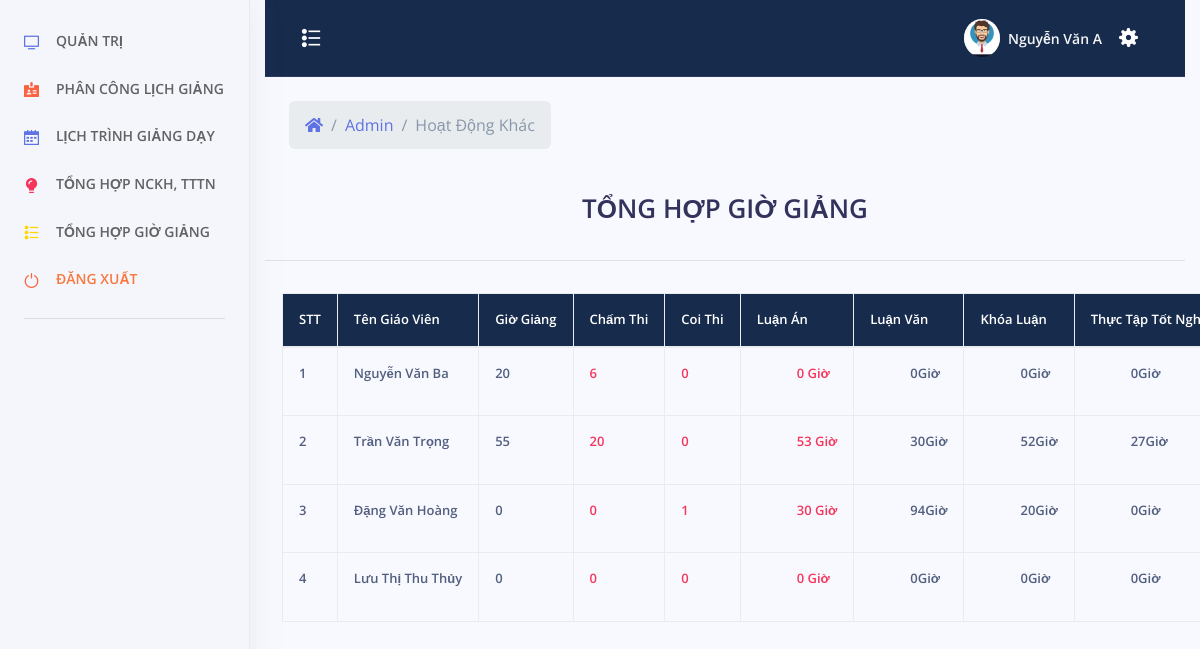
/admin/index.php?menu=hoatdongkhac (signed in), run on the app's committed database.
### tables this page shows
CREATE TABLE `tai_khoan` (
  `id_tai_khoan` int(11) NOT NULL,
  `ten_tai_khoan` varchar(30) NOT NULL,
  `mat_khau` varchar(100) NOT NULL,
  `nhom_tai_khoan` tinyint(2) NOT NULL,
  `ten_sinh_vien` varchar(100) NOT NULL,
  `sdt` varchar(20) NOT NULL,
  `ngay_sinh` varchar(50) NOT NULL,
  `ngay_tao` datetime NOT NULL
);

CREATE TABLE `lop_hoc` (
  `id_lop` int(11) NOT NULL,
  `ten_lop` varchar(50) NOT NULL,
  `chuyen_nganh` varchar(50) NOT NULL,
  `thoi_gian` int(11) NOT NULL,
  `thoi_khoa_bieu` longtext NOT NULL,
  `quy_mo` varchar(50) NOT NULL,
  `id_gvphutrach` int(11) NOT NULL,
  `id_gvthamgia` int(11) NOT NULL,
  `thoigian_gv_phutrach` int(11) NOT NULL,
  `thoigian_gv_thamgia` int(11) NOT NULL,
  `thoigian_chitiet_gvphutrach` int(11) NOT NULL,
  `thoigian_chitiet_gvthamgia` int(11) NOT NULL,
  `he` varchar(50) NOT NULL,
  `so_gio_ly_thuyet` int(11) NOT NULL,
  `so_gio_ly_thuyet_gvphutrach` int(11) NOT NULL,
  `so_gio_ly_thuyet_gvthamgia` int(11) NOT NULL,
  `xemina` int(11) NOT NULL,
  `xemina_gvphutrach` int(11) NOT NULL,
  `xemina_gvthamgia` int(11) NOT NULL,
  `thaoluan` int(11) NOT NULL,
  `thaoluan_gvphutrach` int(11) NOT NULL,
  `thaoluan_gvthamgia` int(11) NOT NULL,
  `hinh_thuc_thi` varchar(50) NOT NULL,
  `tong_gio_gvphutrach` int(11) NOT NULL,
  `tong_gio_gvthamgia` int(11) NOT NULL,
  `ghi-chu` varchar(500) NOT NULL
);

CREATE TABLE `cham_thi` (
  `id_chamthi` int(11) NOT NULL,
  `id_lop` int(11) NOT NULL,
  `thi_viet` int(11) NOT NULL,
  `thi_tieu_luan` int(11) NOT NULL,
  `thi_van_dap` int(11) NOT NULL,
  `thi_tot_nghiep` int(11) NOT NULL,
  `id_giaovien` int(11) NOT NULL
);

CREATE TABLE `luan_an` (
  `id` int(11) NOT NULL,
  `id_giaovien` int(11) NOT NULL,
  `ten` varchar(500) NOT NULL,
  `huong_dan` int(11) DEFAULT NULL,
  `cham` int(11) DEFAULT NULL,
  `doc` int(11) DEFAULT NULL
);

CREATE TABLE `thuc_tap` (
  `id` int(11) NOT NULL,
  `id_giaovien` int(11) NOT NULL,
  `ten` varchar(500) NOT NULL,
  `huong_dan` int(11) NOT NULL,
  `cham` int(11) NOT NULL,
  `doc` int(11) NOT NULL
);

CREATE TABLE `coi_thi` (
  `id_coi_thi` int(11) NOT NULL,
  `id_lop` int(11) NOT NULL,
  `id_giaovien` int(11) NOT NULL,
  `thoi_gian` int(11) NOT NULL,
  `thi_tot_nghiep` int(11) NOT NULL,
  `thi_het_hoc_phan` int(11) NOT NULL
);

CREATE TABLE `khoa_luan` (
  `id` int(11) NOT NULL,
  `id_giaovien` int(11) NOT NULL,
  `ten` varchar(500) NOT NULL,
  `huong_dan` int(11) NOT NULL,
  `cham` int(11) NOT NULL,
  `doc` int(11) NOT NULL
);

### admin/hoatdongkhac.php (the view, shortened to what this page needs)
<?php
	include_once('../config/config.php');
	include_once('../header.php');
 ?>
<?php
		if($_SESSION["taikhoan"] == NULL){ ?>
			<script>
				window.location.href="../tai-khoan/dang-nhap.php";
			</script>
		<?php }else {?>
		<?php
			$sql = "SELECT * FROM `tai_khoan` WHERE `nhom_tai_khoan`=0";
			$qr = mysqli_query($conn, $sql);
		 ?>
		 	<div class="row align-items-center py-4">
            <div class="col-lg-6 col-7">
              <nav aria-label="breadcrumb" class="d-none d-md-inline-block ml-md-4">
                <ol class="breadcrumb breadcrumb-links breadcrumb-dark">
                  <li class="breadcrumb-item"><a href="#"><i class="fas fa-home"></i></a></li>
                  <li class="breadcrumb-item"><a href="index.php">Admin</a></li>
                  <li class="breadcrumb-item active" aria-current="page">Hoạt Động Khác</li>
                </ol>
              </nav>
            </div>
          </div>
			<div class="caption">
			<h1 style="text-align: center">TỔNG HỢP GIỜ GIẢNG</h1>
			</div>
			<hr>
			<div class="row">
				<table class="table table-bordered table-responsive">
					<tr class="chimuc">
						<th>STT</th>
						<th>Tên Giáo Viên</th>
						<th>Giờ Giảng</th>
						<th>Chấm Thi</th>
						<th>Coi Thi</th>
						<th>Luận Án</th>
						<th>Luận Văn</th>
                        <th>Khóa Luận</th>
                        <th>Thực Tập Tốt Nghiệp</th>
					</tr>
					<tbody>
					<?php $stt = 1; ?>
					<?php while($row = mysqli_fetch_assoc($qr)){ ?>
						<tr>
							<td><?php echo $stt;?></td>
							<td>
							<?php echo $row["ten_sinh_vien"]; ?>
							</td>
							<td>
								<?php
								$giaovien = $row["id_tai_khoan"];
								$sqlgv_phutrach = "SELECT * FROM `lop_hoc` WHERE `id_gvphutrach` = '$giaovien'";
								$qrgv_phutrach = mysqli_query($conn, $sqlgv_phutrach);
								$giogv_phutrach = 0;
								while($rowgv_phutrach = mysqli_fetch_assoc($qrgv_phutrach)){
									$giogv_phutrach = $giogv_phutrach + $rowgv_phutrach["so_gio_ly_thuyet_gvphutrach"] + $rowgv_phutrach["xemina_gvphutrach"] + $rowgv_phutrach["thaoluan_gvphutrach"];
								}
								$sqlgv_thamgia = "SELECT * FROM `lop_hoc` WHERE `id_gvthamgia` = '$giaovien'";
								$qrgv_thamgia = mysqli_query($conn, $sqlgv_thamgia);
								$giogv_thamgia = 0;
								while($rowgv_thamgia = mysqli_fetch_assoc($qrgv_thamgia)){
									$giogv_thamgia = $giogv_thamgia + $rowgv_thamgia["so_gio_ly_thuyet_gvthamgia"] + $rowgv_thamgia["xemina_gvthamgia"] + $rowgv_thamgia["thaoluan_gvthamgia"];
								}
								$tonggiogiang = $giogv_phutrach + $giogv_thamgia;
								echo ($tonggiogiang);
								?>
							</td>
							<td style="color: #f5365c;">
							<?php
							$idgv1 = $row["id_tai_khoan"];
                            $sqlchamthi = "SELECT * FROM `cham_thi` WHERE `id_giaovien` = '$idgv1'";
                            $qrchamthi = mysqli_query($conn, $sqlchamthi);
							$rowchamthi = mysqli_fetch_assoc($qrchamthi);
							$tonggiochamthi = $rowchamthi["thi_viet"] + $rowchamthi["thi_tieu_luan"] + $rowchamthi["thi_van_dap"] + $rowchamthi["thi_tot_nghiep"];
                            echo ($tonggiochamthi)  ;
                            ?>
                            </td>
						<td style="color: #f5365c;">
                            <?php
                            $sqlcoithi = "SELECT * FROM `coi_thi` WHERE `id_giaovien` = '$idgv1'";
                            $qrcoithi = mysqli_query($conn, $sqlcoithi);
							$rowcoithi = mysqli_fetch_assoc($qrcoithi);
							$tonggiocoithi = $rowcoithi["thi_tot_nghiep"] + $rowcoithi["thi_het_hoc_phan"];
                            echo ($tonggiocoithi) ;
                            ?>
                            </td>
						<td style="color: #f5365c;">
						<ul style="list-style-type: decimal-leading-zero;">
                            <?php
                            $sqlnghiencuu = "SELECT * FROM `luan_an` WHERE `id_giaovien` = '$idgv1'";
							$qrnghiencuu = mysqli_query($conn, $sqlnghiencuu);
							$gio_luan_an = 0;
							while($rownghiencuu = mysqli_fetch_assoc($qrnghiencuu)){
								$gio_luan_an = $gio_luan_an + $rownghiencuu["huong_dan"] + $rownghiencuu["cham"] + $rownghiencuu["doc"];
							}
							echo $gio_luan_an. " Giờ";
							?>
							</ul>
						</td>
						<td>
						<ul style="list-style-type: decimal-leading-zero;">
                            <?php
								 $sqlnghiencuu3 = "SELECT * FROM `luan_van` WHERE `id_giaovien` = '$idgv1'";
								 $qrnghiencuu3 = mysqli_query($conn, $sqlnghiencuu3);
								$gio_luan_van = 0;
								 while($rownghiencuu3 = mysqli_fetch_assoc($qrnghiencuu3)){
									$gio_luan_van = $gio_luan_van + $rownghiencuu3["huong_dan"] + $rownghiencuu3["cham"] + $rownghiencuu3["doc"];
								 }
								echo $gio_luan_van."Giờ";
							?>
							</ul>
						</td>
						<td>
						<ul style="list-style-type: decimal-leading-zero;">
                            <?php
								 $sqlnghiencuu5 = "SELECT * FROM `khoa_luan` WHERE `id_giaovien` = '$idgv1'";
								 $qrnghiencuu5 = mysqli_query($conn, $sqlnghiencuu5);
								$gio_khoa_luan = 0;
								 while($rownghiencuu5 = mysqli_fetch_assoc($qrnghiencuu5)){
									$gio_khoa_luan = $gio_khoa_luan + $rownghiencuu5["huong_dan"] + $rownghiencuu5["cham"] + $rownghiencuu5["doc"];
								 }
								echo $gio_khoa_luan."Giờ";
							?>
							</ul>
						</td>
						<td>
						<ul style="list-style-type: decimal-leading-zero;">
                            <?php
								 $sqlnghiencuu7 = "SELECT * FROM `thuc_tap` WHERE `id_giaovien` = '$idgv1'";
								 $qrnghiencuu7 = mysqli_query($conn, $sqlnghiencuu7);
								$gio_thuc_tap = 0;
								 while($rownghiencuu7 = mysqli_fetch_assoc($qrnghiencuu7)){
								$gio_thuc_tap = $gio_thuc_tap + $rownghiencuu7["huong_dan"] + $rownghiencuu7["cham"] + $rownghiencuu7["doc"];
								 }
								echo $gio_thuc_tap."Giờ";
							?>
							</ul>
						</td>
						</tr>
						<?php $stt = $stt + 1; ?>
						<?php } ?>
					</tbody>
				</table>
<br>
			</div>
    <?php } ?>
</div>
 <?php
	include_once('../footer.php');
 ?>

### assets/css/style.css (style rules this page uses)
table.table.table-bordered { border: none; }
table.table.table-bordered.table-responsive { margin-left: 32px; }
tr.chimuc { background-color: #172b4d; }
tr.chimuc th { color: white; }
.table td, .table th { font-size: .8125rem; white-space: nowrap; font-weight: 600!important; }

### data on the page
tai_khoan: ten_sinh_vien "Nguyễn Văn Ba", lop_hoc.so_gio_ly_thuyet_gvthamgia+xemina_gvthamgia+thaoluan_gvthamgia "20", cham_thi.thi_viet+thi_tieu_luan+thi_van_dap "6", tonggiocoithi "0", luan_an.huong_dan+cham+doc "0", gio_luan_van "0", gio_khoa_luan "0", thuc_tap.huong_dan "0"
tai_khoan: ten_sinh_vien "Trần Văn Trọng", tonggiogiang "55", cham_thi.thi_viet+thi_tieu_luan+thi_van_dap "20", coi_thi.thi_tot_nghiep "0", gio_luan_an "53", gio_luan_van "30", khoa_luan.huong_dan+cham+doc "52", gio_thuc_tap "27"
tai_khoan: ten_sinh_vien "Đặng Văn Hoàng", tonggiogiang "0", tonggiochamthi "0", coi_thi.thi_tot_nghiep "1", gio_luan_an "30", gio_luan_van "94", gio_khoa_luan "20", gio_thuc_tap "0"
tai_khoan: ten_sinh_vien "Lưu Thị Thu Thủy", tonggiogiang "0", tonggiochamthi "0", coi_thi.thi_tot_nghiep "0", gio_luan_an "0", gio_luan_van "0", gio_khoa_luan "0", gio_thuc_tap "0"

### other printed values
$_SESSION["tensv"] "Nguyễn Văn A"
